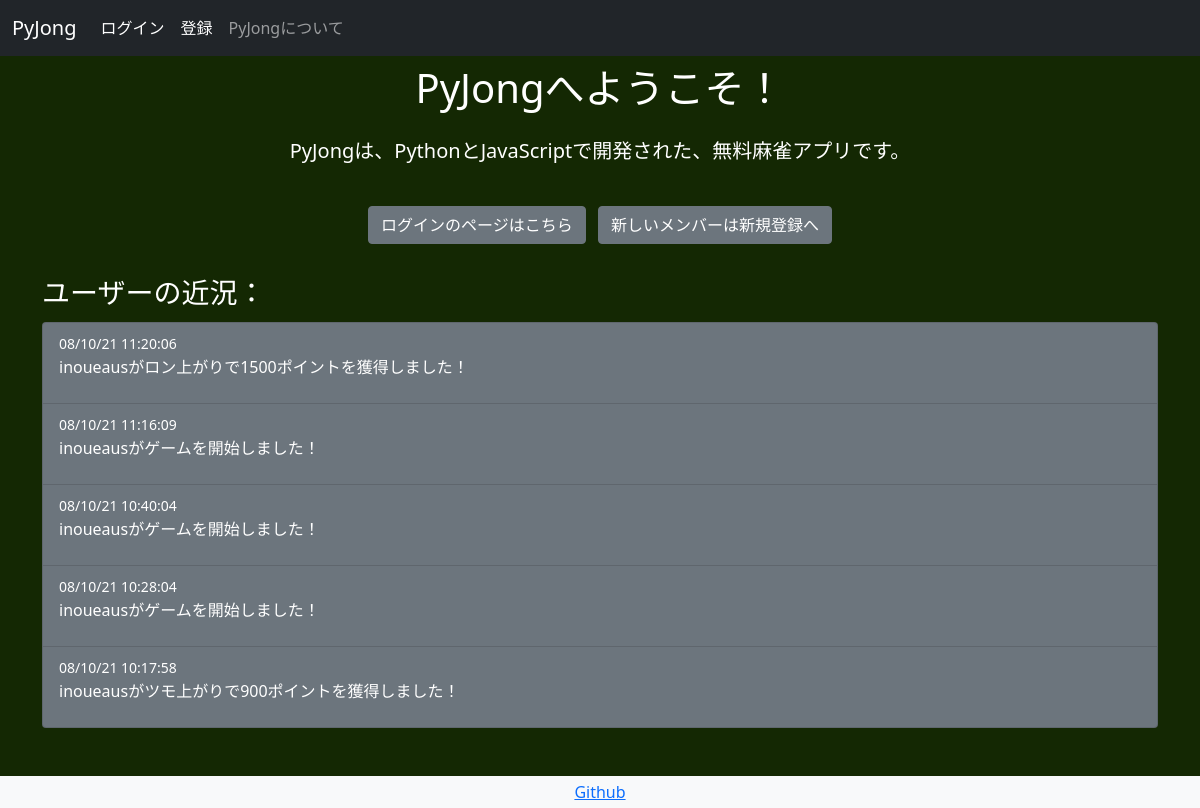
Before: / with the older database file.
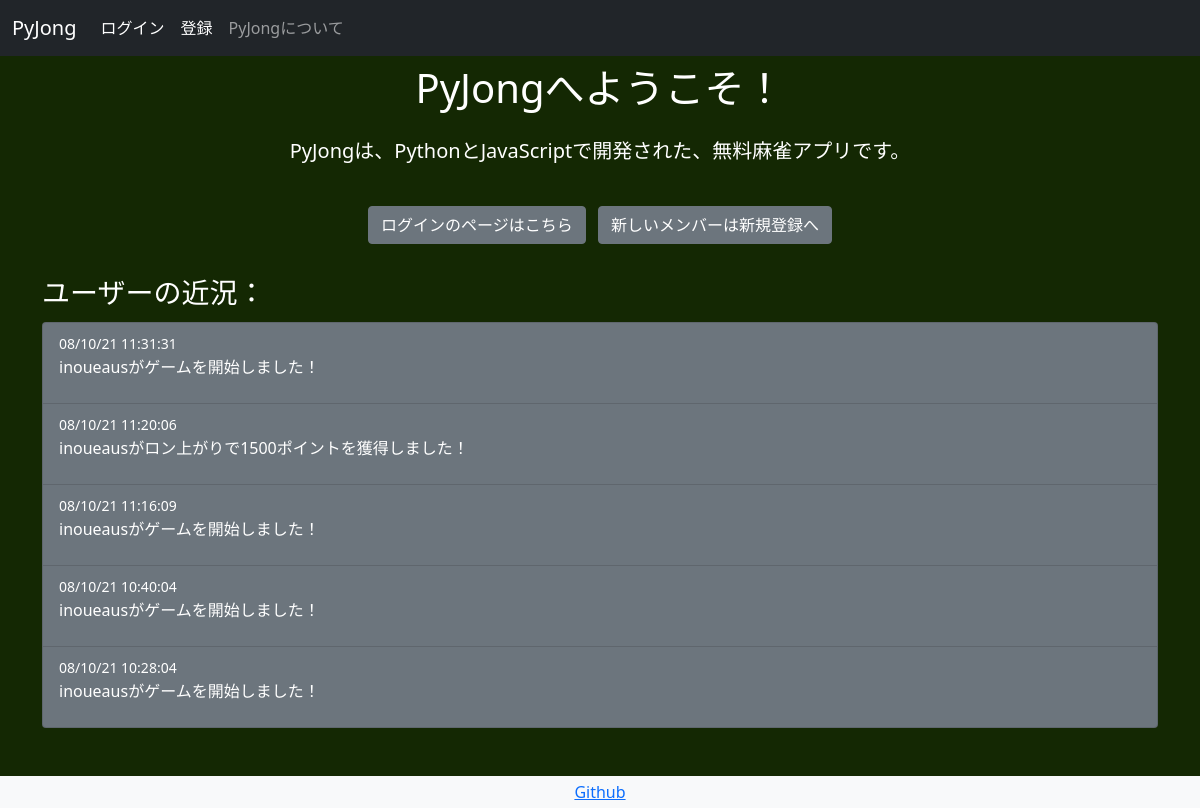
After: the same page with the newer database file.
### pyjong/models.py (models this page shows, shortened)
class GameUpdates(db.Model):
    id = db.Column(db.Integer,primary_key=True)
    date = db.Column(db.DateTime,nullable=False,default=datetime.now)
    text = db.Column(db.Text,nullable=False)

### app.py (the view)
@app.route('/',methods=['GET','POST'])
def index():
    game_updates = retrieve_game_updates()
    if current_user.is_authenticated:
        return redirect(url_for('main.friends'))
    return render_template('home.html',game_updates=game_updates)

### pyjong/models.py (called while the page is built)
def retrieve_game_updates():
    game_updates = GameUpdates.query.order_by(GameUpdates.date.desc()).paginate(page=1,per_page=5)
    return game_updates

### pyjong/templates/home.html (shortened to what this page needs)
<!DOCTYPE html>
{% extends "base.html" %}
{% block content %}
<div class="container text-center pt-2">
  <h1 class="px-3">PyJongへようこそ！</h1>
</div>
<div class="container py-3 px-5 text-center">
  <p class="lead">PyJongは、PythonとJavaScriptで開発された、無料麻雀アプリです。</p>
</div>
  <p class="text-center">
  <a href="{{url_for('authentication.login')}}" class="btn btn-secondary my-2 mx-1">ログインのページはこちら</a>
  <a href="{{url_for('authentication.signup')}}" class="btn btn-secondary my-2 mx-1">新しいメンバーは新規登録へ</a>
  </p>
<div class="container pt-2 pb-5">
  <h3>ユーザーの近況：</h3>
  <ul class="list-group pt-1">
    {% for update in game_updates.items %}
    <li class="list-group-item bg-secondary text-white">
      <small>{{update.date.strftime('%D %H:%M:%S')}}</small>
      <br>
      <p>{{update.text}}</p>
    </li>
    {% endfor %}
  </ul>
</div>
{% endblock %}

### pyjong/templates/base.html (shortened to what this page needs)
<!DOCTYPE html>
<html lang="jp" dir="ltr">
  <head>
    <link href="{{url_for('static',filename='/styles/bootstrap.css')}}" rel="stylesheet">
  </head>
  <body class="d-flex flex-column h-100">
    <nav class="navbar navbar-expand-lg navbar-dark bg-dark">
  <div class="container-fluid">
    <a class="navbar-brand" href="{{url_for('index')}}">PyJong</a>
    <div class="collapse navbar-collapse" id="navbarNav">
      <ul class="navbar-nav">
        {% if current_user.is_authenticated %}
        <li class="nav-item">
        <a class="nav-link active" href="{{url_for('logout')}}">ログアウト</a>
        </li>
        <li class="nav-item">
          <a class="nav-link active" href="{{url_for('main.game')}}">ゲーム</a>
        </li>
        {% else %}
        <li class="nav-item">
        <a class="nav-link active" href="{{url_for('authentication.login')}}">ログイン</a>
        </li>
        <li class="nav-item">
            <a class="nav-link active" href="{{url_for('authentication.signup')}}">登録</a>
        </li>
        {% endif %}
        <li class="nav-item">
          <a class="nav-link" href="{{url_for('main.info')}}">PyJongについて</a>
        </li>
      </ul>
    </div>
  </div>
  </nav>
  {% block content %}
  {% endblock %}
  <div class="my-3">
  <footer class="footer mt-auto mu-5 bg-light fixed-bottom">
    <div class="container p-1 text-center">
      <a href="https://github.com/inoueaus/pymahjong">Github</a>
    </div>
  </footer>
    </div>
  </body>
</html>

Changed rows visible on the page:
no longer on this page (row unchanged): GameUpdates: date "08/10/21 10:17:58", text "inoueausがツモ上がりで900ポイントを獲得しました！"
added GameUpdates: date "08/10/21 11:31:31", text "inoueausがゲームを開始しました！"
